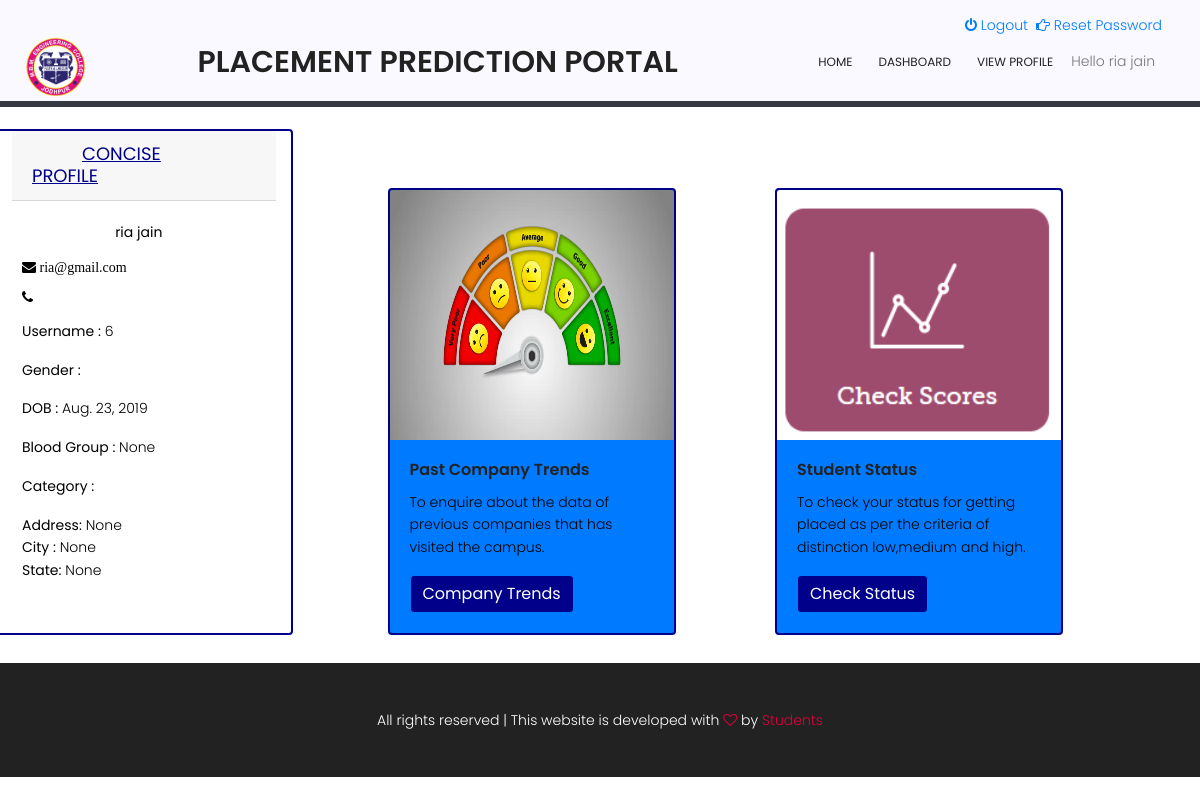
The page /user/dashboard/ (signed in) on the database as committed earlier.
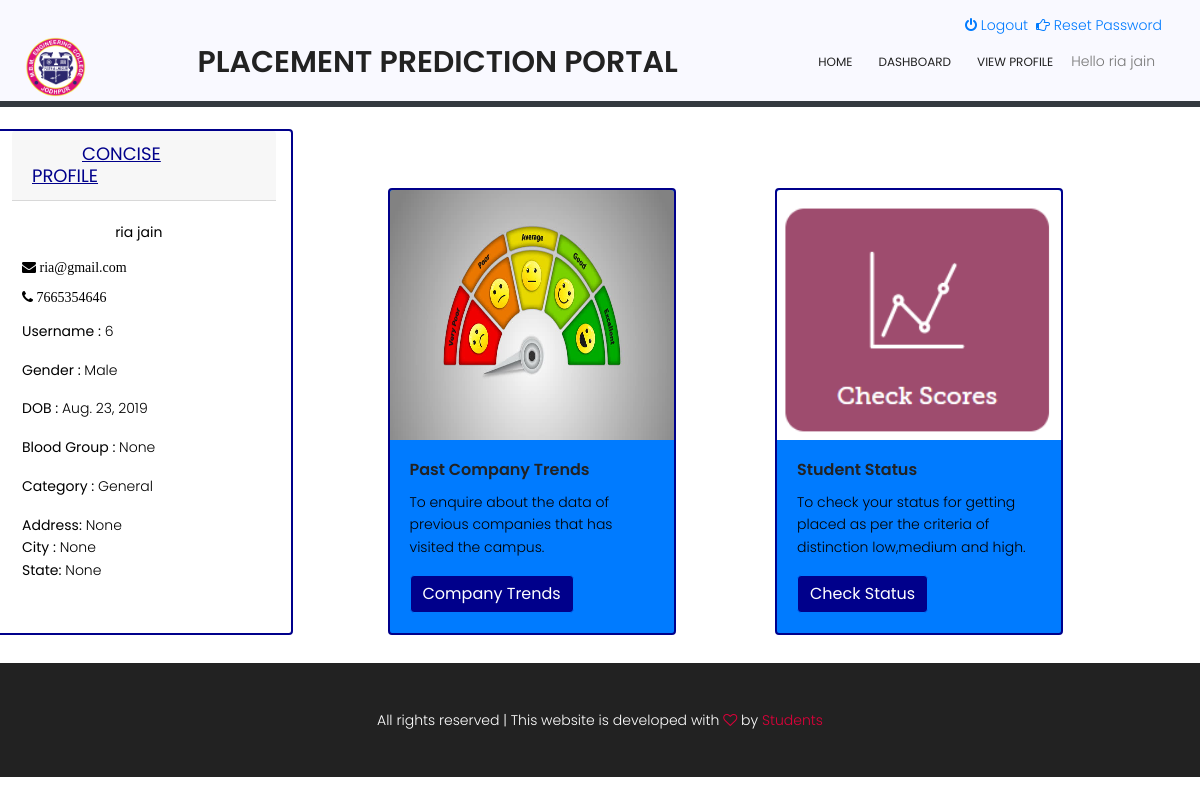
The same page on the database as committed later.
### student/models.py (models this page shows, shortened)
class Profile(models.Model):
    user = models.OneToOneField(User, on_delete=models.CASCADE)
    roll_no = models.CharField(max_length=20, null=False ,default='')
    date_of_birth = models.DateField(default=date.today)
    gender = models.CharField(max_length=3, choices=[(tag.name, tag.value) for tag in Gender], default='')
    address = models.CharField(max_length=200, blank=True, null=True)
    city = models.CharField(max_length=20, blank=True, null=True)
    state = models.CharField(max_length=10, blank=True, null=True)
    contact = models.CharField(max_length=15)
    photo = models.ImageField(upload_to='profile_photo', help_text='Your Photo name should be same as your name',
                              blank=True, null=True)
    category = models.CharField(max_length=5, choices=[(tag.name, tag.value) for tag in Category],
                                default='')
    blood_group = models.CharField(max_length=5, choices=[(tag.name, tag.value) for tag in BloodGroup],
                                   blank=True, null=True)
    verified = models.BooleanField(default=False)
    branch = models.CharField(max_length=50)
    cgpa = models.DecimalField(max_digits=4, decimal_places=2, null=False, blank=True, default=0.0)
    projects=models.PositiveIntegerField(null=True, blank=True)
    description=models.CharField(max_length=500)
    Languages=models.CharField(max_length=150, null=True, blank=True)
    co_cur=models.BooleanField(default=False)
    class Meta:
        permissions = (
        )
    def create_profile(sender, **kwargs):
        user = kwargs["instance"]
        if kwargs["created"]:
           user_profile = Profile.objects.create(user=user)
           user_profile.save()
    post_save.connect(create_profile, sender=User)

### student/views.py (the view)
# urls.py: path('dashboard/', views.dashboard, name='dashboard'),
def dashboard(request):
    user = request.user.id
    context = {'user': user, 'profile': request.user.profile}
    return render(request, 'home/dashboard.html', context)

### templates/home/dashboard.html (shortened to what this page needs)
{% extends 'base.html' %}
{% load static %}
{% block body %}
    <div class="row">
        <div class=" col-sm-3 card text-black card-color" style="border:2px solid #00008b;">
            <div class="card-header" style="margin-left:10px;"><b style="font-size:18px;padding:5px 50px;"><u style="color:#00008b;">CONCISE PROFILE</u></b></div>
            <div class="card-body">
                <p class="text-center"><b>{{ request.user.get_full_name }}</b></p>
                <p><i class="fa fa-envelope"> {{ request.user.email }}</i></p>
                <p><i class="fa fa-phone"> {{ profile.contact }}</i></p>
                <p><b>Username : </b> {{ user }}</p>
                <p><b>Gender : </b> {{ profile.get_gender_display }}</p>
                <p><b>DOB : </b> {{ profile.date_of_birth }}</p>
                <p><b>Blood Group : </b> {{ profile.get_blood_group_display }}</p>
                <p><b> Category : </b> {{ profile.get_category_display }}</p>
                <p><b>Address:</b> {{ profile.address }} <br/>
                    <b> City : </b> {{ profile.city }} <br/>
                    <b> State: </b> {{ profile.state }}</p>
            </div>
        </div>
            <div class="col-sm-3 card text-black card-color" style="margin-left:5rem;margin-top:4rem;border:0px;">
                <div class="card bg-primary" style="width: 18rem;border:2px solid #00008b;">
  <img src="{% static 'bootstrap/img/card_image1.jpg' %}" class="card-img-top" alt="Check past scores" height="250/">
  <div class="card-body">
    <h5 class="card-title">Past Company Trends</h5>
    <p class="card-text">To enquire about the data of previous companies that has visited the campus.</p>
    <a href="#" class="btn btn-primary" style="color:white;background-color:#00008b;">Company Trends</a>
  </div>
</div>
            </div>
        <div class="col-sm-3 card text-black card-color" style="margin-left:5rem;margin-top:4rem;border:0px;">
                <div class="card bg-primary" style="width: 18rem;border:2px solid #00008b;">
  <img src="{% static 'bootstrap/img/check_button.png' %}" class="card-img-top" alt="Check current Score" height="250/">
  <div class="card-body">
    <h5 class="card-title">Student Status</h5>
    <p class="card-text">To check your status for getting placed as per the criteria of distinction low,medium and high.</p>
    <a href="{% url 'student:pre_form' %}" class="btn btn-primary" style="color:white;background-color:#00008b;">Check Status</a>
  </div>
</div>
            </div>
    </div>
{% endblock %}

### templates/base.html (shortened to what this page needs)
{% load static %}
<html lang="en">
<head>
    <link rel="stylesheet" href="{% static 'bootstrap/css/bootstrap.css' %}">
    <link rel="stylesheet" href="https://stackpath.bootstrapcdn.com/font-awesome/4.7.0/css/font-awesome.min.css">
    <link rel="stylesheet" href="{% static 'custom/main.css' %}">
</head>
<body>
<header id="header" class="noprint">
    <div class="text-right container">
        {% if request.user.is_authenticated %}
            <ul style="
                display: flex;
                float: right;
            ">
                <li class="mr-2"><a href="{% url 'logout' %}">
                    <i class="fa fa-power-off"></i>
                    Logout</a></li>
                <li class="mr-2"><a href="{% url 'password_reset' %}">
                    <i class="fa fa-hand-o-right"></i>
                    Reset Password</a></li>
            </ul>
        {% endif %}
    </div>
    <div class="container">
        <div class="row align-items-center justify-content-between d-flex" style="width: 100%;">
            <div class="logo">
                <a href="{% url 'home' %}">
                    <img src="{% static 'bootstrap/img/MBM_Logo1.png' %}" alt="" title="MBM ENGINEERING COLLEGE" height="60/" align="left">
                </a>
            </div>
            <h2 style="font-optical-sizing:auto">PLACEMENT PREDICTION PORTAL</h2>
            <nav id="nav-menu-container align-items-right">
                <ul class="nav-menu sf-js-enabled sf-arrows" style="touch-action: pan-y;" >
                    <li>
                        <a href="{% url 'home' %}">Home</a>
                    </li>
                    {% if request.user.is_authenticated %}
                        <li><a href="{% url 'student:dashboard' %}">Dashboard</a></li>
                        <li> <a href="{% url 'student:view_profile'%}">View Profile</a></li>
                        <li>Hello {{ request.user.get_full_name }}</li>
                    {% endif %}
                </ul>
            </nav>
        </div>
    </div>
</header>
{% block body %}{% endblock %}
<footer class="footer-area noprint" style="padding: 30px 0px">
    <div class="row text-center">
        <p class="col-sm-12 footer-text text-white " style="margin-top: 1rem;">
             All rights reserved | This website is developed with <i class="fa fa-heart-o" aria-hidden="true"></i> by
            <a href="#" target="_blank">Students</a>
        </p>
    </div>
</footer>
</body>
</html>

### static/custom/main.css (style rules this page uses)
body { color: #777777; font-family: "Poppins", sans-serif; font-size: 14px; font-weight: 300; line-height: 1.625em; position: relative; overflow-x: hidden; max-width: inherit; background-color:white; }
ol, ul { margin: 0; padding: 0; list-style: none; }
a { -webkit-transition: all 0.3s ease 0s; -moz-transition: all 0.3s ease 0s; -o-transition: all 0.3s ease 0s; transition: all 0.3s ease 0s; }
a, a:focus, a:hover { text-decoration: none; outline: 0; }
h1, h2, h3, h4, h5, h6 { font-family: "Poppins", sans-serif; color: #222222; line-height: 1.2em !important; margin-bottom: 0; margin-top: 0; font-weight: 600; }
h2, .h2 { font-size: 30px; }
h5, .h5 { font-size: 16px; }
.text-white { color: #fff; }
.text-black { color: #000; }
.text-center { text-align: center; }
sup, sub, u, del { color: #df003a; }
h2 { font-size: 30px; }
h5 { font-size: 16px; }
h1, h2, h3, h4, h5, h6 { line-height: 1.5em; }
#header { padding: 14px 0; position: relative; left: 0; top: 0; right: 0; background-color: #f9f9ff; transition: all 0.5s; z-index: 997; max-width: 100%; box-shadow: 0px 6px #343a40; }
.nav-menu, .nav-menu * { margin: 0; padding: 0; list-style: none; }
.nav-menu li { position: relative; white-space: nowrap; }
.nav-menu > li { float: left; }
.nav-menu a { padding: 0 8px 0px 8px; text-decoration: none; display: inline-block; color: #222; font-weight: 400; font-size: 12px; text-transform: uppercase; outline: none; }
.nav-menu > li { margin-left: 10px; }
.footer-area { padding-top: 100px; background-color: #222222; }
.footer-text a, .footer-text i { color: #df003a; }
.card-color { margin: 5px 0px; background-color: white; }

Rows that differ between the two databases and show on the page:
changed Profile "None": contact (not shown) → "7665354646"; gender (not shown) → "Male"; category (not shown) → "General"
